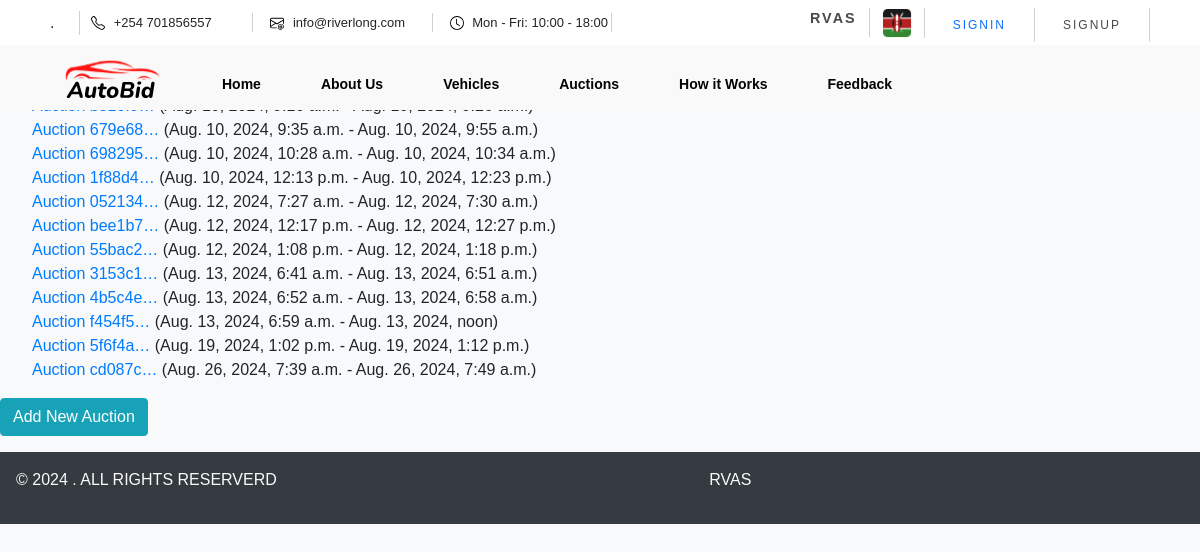
Page /auctions/ on the committed database.
### vehicles/models.py (models this page shows, shortened)
class Auction(models.Model):
    auction_id = models.UUIDField(default=uuid.uuid4, editable=False, unique=True)
    start_date = models.DateTimeField()
    end_date = models.DateTimeField()
    created_at = models.DateTimeField(auto_now_add=True)
    vehicles = models.ManyToManyField('Vehicle', related_name='auctions')
    approved = models.BooleanField(default=False)

### vehicles/views.py (the view)
# urls.py: path('auctions/', views.auction_list, name='auction_list'),
def auction_list(request):
    auctions = Auction.objects.all()
    return render(request, 'admin/auctions.html', {'auctions': auctions})

### vehicles/templates/Admin/auctions.html
{% extends "vehicles/base.html" %}
{% block content %}
<h2>Auctions</h2>
<ul>
    {% for auction in auctions %}
    <li>
        <a href="{% url 'auction_detail' auction.pk %}">Auction {{ auction.auction_id|truncatechars:7 }}</a> ({{ auction.start_date }} - {{ auction.end_date }})
    </li>
    {% endfor %}
</ul>
<a class="btn btn-info" href="{% url 'auction_add' %}">Add New Auction</a>
{% endblock %}

### vehicles/static/vehicles/css/styles.css (style rules this page uses)
* { margin: 0; padding: 0; box-sizing: border-box; list-style: none; text-decoration: none; font-family: Arial, sans-serif; }

### rows in the picture
Auction: auction_id "679e68…", start_date "Aug. 10, 2024, 9:35 a.m.", end_date "Aug. 10, 2024, 9:55 a.m."
Auction: auction_id "698295…", start_date "Aug. 10, 2024, 10:28 a.m.", end_date "Aug. 10, 2024, 10:34 a.m."
Auction: auction_id "1f88d4…", start_date "Aug. 10, 2024, 12:13 p.m.", end_date "Aug. 10, 2024, 12:23 p.m."
Auction: auction_id "052134…", start_date "Aug. 12, 2024, 7:27 a.m.", end_date "Aug. 12, 2024, 7:30 a.m."
Auction: auction_id "bee1b7…", start_date "Aug. 12, 2024, 12:17 p.m.", end_date "Aug. 12, 2024, 12:27 p.m."
Auction: auction_id "55bac2…", start_date "Aug. 12, 2024, 1:08 p.m.", end_date "Aug. 12, 2024, 1:18 p.m."
Auction: auction_id "3153c1…", start_date "Aug. 13, 2024, 6:41 a.m.", end_date "Aug. 13, 2024, 6:51 a.m."
Auction: auction_id "4b5c4e…", start_date "Aug. 13, 2024, 6:52 a.m.", end_date "Aug. 13, 2024, 6:58 a.m."
Auction: auction_id "f454f5…", start_date "Aug. 13, 2024, 6:59 a.m.", end_date "Aug. 13, 2024, noon"
Auction: auction_id "5f6f4a…", start_date "Aug. 19, 2024, 1:02 p.m.", end_date "Aug. 19, 2024, 1:12 p.m."
Auction: auction_id "cd087c…", start_date "Aug. 26, 2024, 7:39 a.m.", end_date "Aug. 26, 2024, 7:49 a.m."
